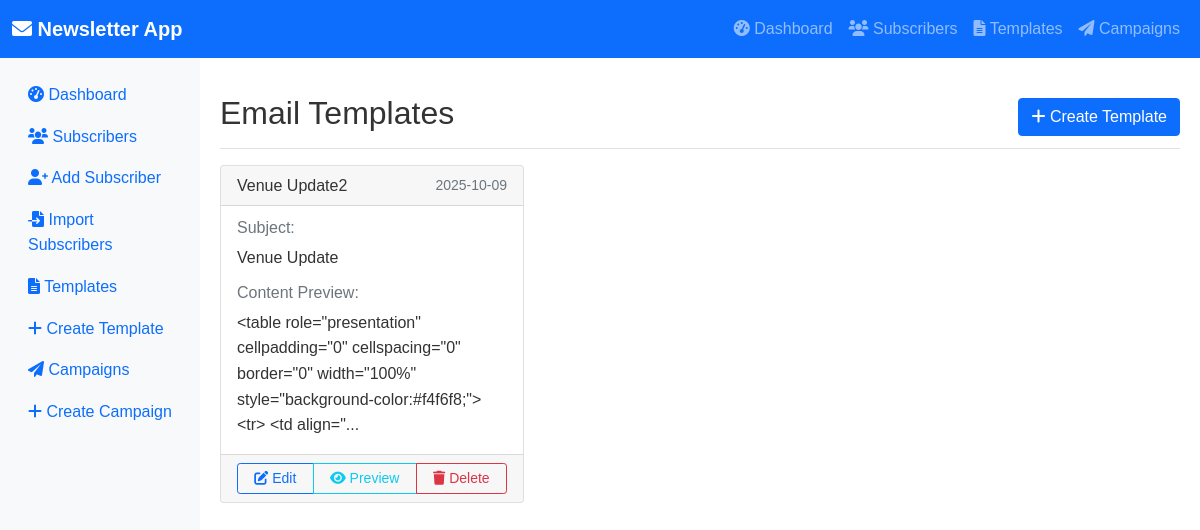
Page /templates on the committed database.
### models.py (models this page shows, shortened)
class Template(db.Model):
    id = db.Column(db.Integer, primary_key=True)
    name = db.Column(db.String(255), nullable=False)
    subject = db.Column(db.String(500), nullable=False)
    content = db.Column(db.Text, nullable=False)
    created_at = db.Column(db.DateTime, default=datetime.utcnow, nullable=False)
    updated_at = db.Column(db.DateTime, default=datetime.utcnow, onupdate=datetime.utcnow)
    campaigns = db.relationship('Campaign', backref='template', lazy=True)

### app.py (the view)
@app.route('/templates')
def templates():
    templates = Template.query.order_by(Template.created_at.desc()).all()
    return render_template('templates.html', templates=templates)

### templates/templates.html (shortened to what this page needs)
{% extends "base.html" %}
{% block content %}
<div class="d-flex justify-content-between flex-wrap flex-md-nowrap align-items-center pt-3 pb-2 mb-3 border-bottom">
    <h1 class="h2">Email Templates</h1>
    <div class="btn-toolbar mb-2 mb-md-0">
        <a href="{{ url_for('add_template') }}" class="btn btn-primary">
            <i class="fas fa-plus"></i> Create Template
        </a>
    </div>
</div>
{% if templates %}
<div class="row">
    {% for template in templates %}
    <div class="col-md-6 col-lg-4 mb-4">
        <div class="card h-100">
            <div class="card-header d-flex justify-content-between align-items-center">
                <h6 class="mb-0">{{ template.name }}</h6>
                <small class="text-muted">{{ template.created_at.strftime('%Y-%m-%d') }}</small>
            </div>
            <div class="card-body">
                <h6 class="card-subtitle mb-2 text-muted">Subject:</h6>
                <p class="card-text">{{ template.subject }}</p>
                <h6 class="card-subtitle mb-2 text-muted">Content Preview:</h6>
                <div class="card-text">
                    {{ (template.content[:150] + '...') if template.content|length > 150 else template.content }}
                </div>
            </div>
            <div class="card-footer">
                <div class="btn-group w-100">
                    <a href="{{ url_for('edit_template', id=template.id) }}" class="btn btn-sm btn-outline-primary">
                        <i class="fas fa-edit"></i> Edit
                    </a>
                    <button type="button" class="btn btn-sm btn-outline-info" data-bs-toggle="modal"
                        data-bs-target="#previewModal{{ template.id }}">
                        <i class="fas fa-eye"></i> Preview
                    </button>
                    <a href="{{ url_for('delete_template', id=template.id) }}" class="btn btn-sm btn-outline-danger"
                        onclick="return confirm('Are you sure you want to delete this template?')">
                        <i class="fas fa-trash"></i> Delete
                    </a>
                </div>
            </div>
        </div>
    </div>
                        {{ template.content|safe }}
    {% endfor %}
</div>
{% endif %}
{% endblock %}

### rows in the picture
Template: name "Venue Update2", created_at "2025-10-09", subject "Venue Update", content "<table role=\"presentation\" cellpadding=\"0\" cellspacing=\"0\" border=\"0\" width=\"100%\" style=\"background-color:#f4f6f8;\"> <tr> <td align=\"..."
